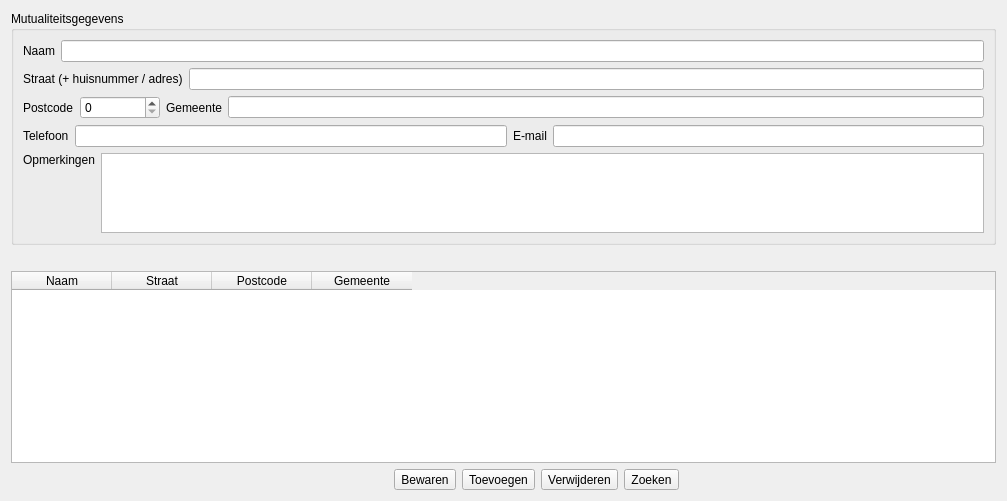
      <widget class="QWidget" name="tabMutualiteit" >
       <attribute name="title" >
        <string>Mutualiteiten</string>
       </attribute>
       <layout class="QGridLayout" name="gridLayout_12" >
        <item row="0" column="0" >
         <widget class="QGroupBox" name="groupBoxKlant_3" >
          <property name="sizePolicy" >
           <sizepolicy vsizetype="Preferred" hsizetype="Expanding" >
            <horstretch>0</horstretch>
            <verstretch>0</verstretch>
           </sizepolicy>
          </property>
          <property name="title" >
           <string>Mutualiteitsgegevens</string>
          </property>
          <layout class="QGridLayout" name="gridLayout_11" >
           <item row="0" column="0" >
            <layout class="QHBoxLayout" name="horizontalLayout_15" >
             <item>
              <widget class="QLabel" name="label_40" >
               <property name="text" >
                <string>Naam</string>
               </property>
              </widget>
             </item>
             <item>
              <widget class="QLineEdit" name="lineEdit_26" />
             </item>
            </layout>
           </item>
           <item row="1" column="0" >
            <layout class="QHBoxLayout" name="horizontalLayout_16" >
             <item>
              <widget class="QLabel" name="label_42" >
               <property name="text" >
                <string>Straat (+ huisnummer / adres)</string>
               </property>
              </widget>
             </item>
             <item>
              <widget class="QLineEdit" name="lineEdit_29" />
             </item>
            </layout>
           </item>
           <item row="2" column="0" >
            <layout class="QHBoxLayout" name="horizontalLayout_19" >
             <item>
              <widget class="QLabel" name="label_44" >
               <property name="text" >
                <string>Postcode</string>
               </property>
              </widget>
             </item>
             <item>
              <widget class="QSpinBox" name="spinBox_3" >
               <property name="sizePolicy" >
                <sizepolicy vsizetype="Fixed" hsizetype="Preferred" >
                 <horstretch>0</horstretch>
                 <verstretch>0</verstretch>
                </sizepolicy>
               </property>
               <property name="minimumSize" >
                <size>
                 <width>80</width>
                 <height>0</height>
                </size>
               </property>
              </widget>
             </item>
             <item>
              <widget class="QLabel" name="label_45" >
               <property name="text" >
                <string>Gemeente</string>
               </property>
              </widget>
             </item>
             <item>
              <widget class="QLineEdit" name="lineEdit_30" />
             </item>
            </layout>
           </item>
           <item row="3" column="0" >
            <layout class="QHBoxLayout" name="horizontalLayout_20" >
             <item>
              <widget class="QLabel" name="label_46" >
               <property name="text" >
                <string>Telefoon</string>
               </property>
              </widget>
             </item>
             <item>
              <widget class="QLineEdit" name="lineEdit_31" />
             </item>
             <item>
              <widget class="QLabel" name="label_47" >
               <property name="text" >
                <string>E-mail</string>
               </property>
              </widget>
             </item>
             <item>
              <widget class="QLineEdit" name="lineEdit_32" />
             </item>
            </layout>
           </item>
           <item row="4" column="0" >
            <layout class="QHBoxLayout" name="horizontalLayout_21" >
             <item>
              <widget class="QLabel" name="label_48" >
               <property name="text" >
                <string>Opmerkingen</string>
               </property>
               <property name="alignment" >
                <set>Qt::AlignLeading|Qt::AlignLeft|Qt::AlignTop</set>
               </property>
              </widget>
             </item>
             <item>
              <widget class="QTextEdit" name="textEdit_3" >
               <property name="sizePolicy" >
                <sizepolicy vsizetype="Preferred" hsizetype="Expanding" >
                 <horstretch>0</horstretch>
                 <verstretch>0</verstretch>
                </sizepolicy>
               </property>
               <property name="maximumSize" >
                <size>
                 <width>16777215</width>
                 <height>80</height>
                </size>
               </property>
              </widget>
             </item>
            </layout>
           </item>
          </layout>
         </widget>
        </item>
        <item row="1" column="0" >
         <spacer name="verticalSpacer_3" >
          <property name="orientation" >
           <enum>Qt::Vertical</enum>
          </property>
          <property name="sizeType" >
           <enum>QSizePolicy::Fixed</enum>
          </property>
          <property name="sizeHint" stdset="0" >
           <size>
            <width>827</width>
            <height>20</height>
           </size>
          </property>
         </spacer>
        </item>
        <item row="2" column="0" >
         <widget class="QTableWidget" name="tableWidget_3" >
          <property name="columnCount" >
           <number>4</number>
          </property>
          <column>
           <property name="text" >
            <string>Naam</string>
           </property>
          </column>
          <column>
           <property name="text" >
            <string>Straat</string>
           </property>
          </column>
          <column>
           <property name="text" >
            <string>Postcode</string>
           </property>
          </column>
          <column>
           <property name="text" >
            <string>Gemeente</string>
           </property>
          </column>
         </widget>
        </item>
        <item row="3" column="0" >
         <layout class="QHBoxLayout" name="horizontalLayout_26" >
          <item>
           <spacer name="horizontalSpacer_5" >
            <property name="orientation" >
             <enum>Qt::Horizontal</enum>
            </property>
            <property name="sizeHint" stdset="0" >
             <size>
              <width>383</width>
              <height>20</height>
             </size>
            </property>
           </spacer>
          </item>
          <item>
           <widget class="QToolButton" name="toolButton_9" >
            <property name="text" >
             <string>Bewaren</string>
            </property>
            <property name="icon" >
             <iconset>
              <normalon>:/icons/filesave-64.png</normalon>
             </iconset>
            </property>
           </widget>
          </item>
          <item>
           <widget class="QToolButton" name="toolButton_10" >
            <property name="text" >
             <string>Toevoegen</string>
            </property>
            <property name="icon" >
             <iconset>
              <normalon>:/icons/edit_add-64.png</normalon>
             </iconset>
            </property>
           </widget>
          </item>
          <item>
           <widget class="QToolButton" name="toolButton_11" >
            <property name="text" >
             <string>Verwijderen</string>
            </property>
            <property name="icon" >
             <iconset>
              <normalon>:/icons/edit_remove-64.png</normalon>
             </iconset>
            </property>
           </widget>
          </item>
          <item>
           <widget class="QToolButton" name="toolButton_12" >
            <property name="text" >
             <string>Zoeken</string>
            </property>
            <property name="icon" >
             <iconset>
              <normalon>:/icons/mail_find-64.png</normalon>
             </iconset>
            </property>
           </widget>
          </item>
          <item>
           <spacer name="horizontalSpacer_6" >
            <property name="orientation" >
             <enum>Qt::Horizontal</enum>
            </property>
            <property name="sizeHint" stdset="0" >
             <size>
              <width>317</width>
              <height>20</height>
             </size>
            </property>
           </spacer>
          </item>
         </layout>
        </item>
       </layout>
      </widget>
